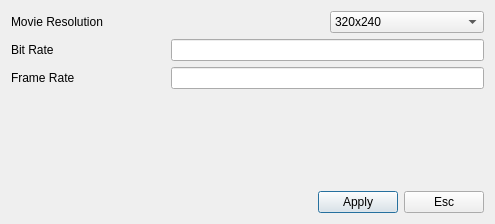
<?xml version="1.0" encoding="UTF-8"?>
<ui version="4.0">
 <class>moviePropertiesDialog</class>
 <widget class="QDialog" name="moviePropertiesDialog">
  <property name="geometry">
   <rect>
    <x>0</x>
    <y>0</y>
    <width>495</width>
    <height>224</height>
   </rect>
  </property>
  <property name="windowTitle">
   <string>Dialog</string>
  </property>
  <layout class="QGridLayout" name="gridLayout_4">
   <item row="0" column="0">
    <layout class="QGridLayout" name="gridLayout_3">
     <item row="0" column="0">
      <layout class="QGridLayout" name="gridLayout">
       <item row="0" column="0" colspan="2">
        <widget class="QLabel" name="label">
         <property name="text">
          <string>Movie Resolution</string>
         </property>
        </widget>
       </item>
       <item row="0" column="2">
        <widget class="QComboBox" name="resolutionCombo">
         <item>
          <property name="text">
           <string>320x240</string>
          </property>
         </item>
         <item>
          <property name="text">
           <string>640x480</string>
          </property>
         </item>
         <item>
          <property name="text">
           <string>800x600</string>
          </property>
         </item>
         <item>
          <property name="text">
           <string>1024x768</string>
          </property>
         </item>
         <item>
          <property name="text">
           <string>1280x1024</string>
          </property>
         </item>
         <item>
          <property name="text">
           <string>1600x1200</string>
          </property>
         </item>
        </widget>
       </item>
       <item row="1" column="0">
        <widget class="QLabel" name="label_2">
         <property name="text">
          <string>Bit Rate</string>
         </property>
        </widget>
       </item>
       <item row="1" column="1" colspan="2">
        <widget class="QLineEdit" name="bitRate"/>
       </item>
       <item row="2" column="0">
        <widget class="QLabel" name="label_3">
         <property name="text">
          <string>Frame Rate</string>
         </property>
        </widget>
       </item>
       <item row="2" column="1" colspan="2">
        <widget class="QLineEdit" name="frameRate"/>
       </item>
      </layout>
     </item>
     <item row="1" column="0">
      <spacer name="verticalSpacer">
       <property name="orientation">
        <enum>Qt::Vertical</enum>
       </property>
       <property name="sizeHint" stdset="0">
        <size>
         <width>20</width>
         <height>40</height>
        </size>
       </property>
      </spacer>
     </item>
     <item row="2" column="0">
      <layout class="QGridLayout" name="gridLayout_2">
       <item row="0" column="0">
        <spacer name="horizontalSpacer">
         <property name="orientation">
          <enum>Qt::Horizontal</enum>
         </property>
         <property name="sizeHint" stdset="0">
          <size>
           <width>40</width>
           <height>20</height>
          </size>
         </property>
        </spacer>
       </item>
       <item row="0" column="1">
        <widget class="QPushButton" name="applyButton">
         <property name="text">
          <string>Apply</string>
         </property>
        </widget>
       </item>
       <item row="0" column="2">
        <widget class="QPushButton" name="escButton">
         <property name="text">
          <string>Esc</string>
         </property>
        </widget>
       </item>
      </layout>
     </item>
    </layout>
   </item>
  </layout>
 </widget>
 <resources/>
 <connections>
  <connection>
   <sender>applyButton</sender>
   <signal>released()</signal>
   <receiver>moviePropertiesDialog</receiver>
   <slot>accept()</slot>
   <hints>
    <hint type="sourcelabel">
     <x>364</x>
     <y>76</y>
    </hint>
    <hint type="destinationlabel">
     <x>207</x>
     <y>76</y>
    </hint>
   </hints>
  </connection>
  <connection>
   <sender>escButton</sender>
   <signal>released()</signal>
   <receiver>moviePropertiesDialog</receiver>
   <slot>reject()</slot>
   <hints>
    <hint type="sourcelabel">
     <x>443</x>
     <y>76</y>
    </hint>
    <hint type="destinationlabel">
     <x>413</x>
     <y>45</y>
    </hint>
   </hints>
  </connection>
 </connections>
</ui>
